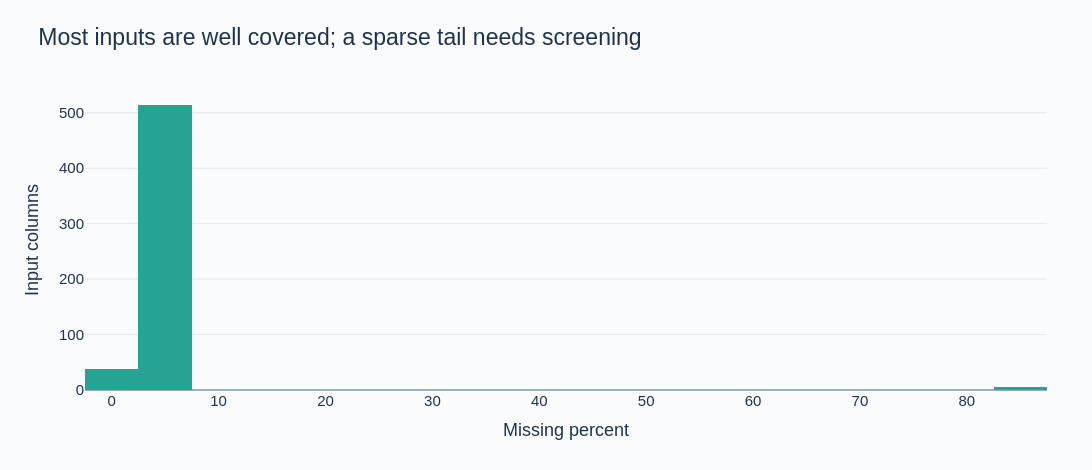

Here is the notebook cell this chart was saved with:
### Markdown cell above
## Missingness is a market-state signal

Trading holidays, exchange time zones, listing history, and absent observations create structured gaps. Backward filling would import future information. Candidate features therefore preserve missingness, record observation age, and use training-only median imputation during model fitting.

### Code cell
missing = x.isna().mean().mul(100).rename("Missing percent").rename_axis("Feature").reset_index()
fig = px.histogram(missing, x="Missing percent", nbins=25, title="Most inputs are well covered; a sparse tail needs screening")
fig.update_traces(marker_color="#27A394")
fig.update_layout(yaxis_title="Input columns")
show_figure(fig, root, "missingness_distribution", 470)
display(pd.DataFrame({"Screening consideration": ["Inputs over 40% missing in development", "Entirely constant observed inputs", "Development dates"],
                      "Count": [int((x.isna().mean() > 0.4).sum()), int((x.nunique() < 2).sum()), len(x)]}).set_index("Screening consideration"))

### Figure 1 — Plotly figure (JSON) as saved in the notebook; plotly's stock layout.template omitted (floating-point values rounded to 4 significant figures; data arrays with more than 128 entries replaced by an {"elided": "..."} marker saying what was removed)
{"data": [{"bingroup": "x", "hovertemplate": "Missing percent=%{x}<br>count=%{y}<extra></extra>", "legendgroup": "", "marker": {"color": "#27A394", "pattern": {"shape": ""}}, "name": "", "nbinsx": 25, "orientation": "v", "showlegend": false, "type": "histogram", "x": {"elided": "557 float values"}, "xaxis": "x", "yaxis": "y"}], "layout": {"barmode": "relative", "colorway": ["#1F6C99", "#27A394", "#EDAF43", "#D76C64", "#8070A6"], "font": {"color": "#20334D", "family": "Arial", "size": 15}, "height": 470, "legend": {"tracegroupgap": 0}, "margin": {"b": 80, "l": 85, "r": 45, "t": 90}, "paper_bgcolor": "#FAFBFD", "plot_bgcolor": "#FAFBFD", "title": {"font": {"size": 23}, "text": "Most inputs are well covered; a sparse tail needs screening", "x": 0.035}, "width": 1120, "xaxis": {"anchor": "y", "domain": [0.0, 1.0], "showgrid": false, "title": {"text": "Missing percent"}, "zeroline": false}, "yaxis": {"anchor": "x", "domain": [0.0, 1.0], "gridcolor": "#E3E9F0", "title": {"text": "Input columns"}, "zerolinecolor": "#9EAFBF"}}}
